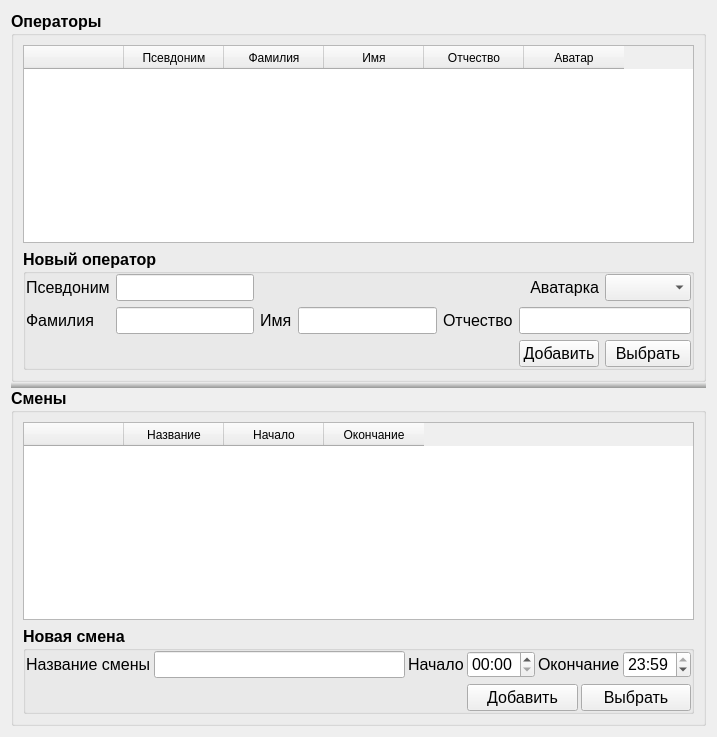
<?xml version="1.0" encoding="UTF-8"?>
<ui version="4.0">
 <class>SPRSmenasUsersPropertyWidget</class>
 <widget class="QWidget" name="SPRSmenasUsersPropertyWidget">
  <property name="windowModality">
   <enum>Qt::ApplicationModal</enum>
  </property>
  <property name="geometry">
   <rect>
    <x>0</x>
    <y>0</y>
    <width>717</width>
    <height>737</height>
   </rect>
  </property>
  <property name="font">
   <font>
    <pointsize>12</pointsize>
    <weight>75</weight>
    <bold>true</bold>
   </font>
  </property>
  <property name="windowTitle">
   <string>Form</string>
  </property>
  <property name="styleSheet">
   <string notr="true">QSplitter::handle:horizontal {
   width: 6px;
	background: qlineargradient(spread:pad, x1:0, y1:0, x2:1, y2:0, stop:0 rgb(242, 242, 242), stop:1 rgb(149, 150, 149))
}

QSplitter::handle:vertical {
    height: 6px;
	background: qlineargradient(spread:pad, x1:0, y1:1, x2:0, y2:0, stop:0 rgb(149, 150, 149), stop:1 rgb(242, 242, 242))
}</string>
  </property>
  <layout class="QVBoxLayout" name="verticalLayout">
   <item>
    <widget class="QSplitter" name="splitter">
     <property name="orientation">
      <enum>Qt::Vertical</enum>
     </property>
     <property name="childrenCollapsible">
      <bool>false</bool>
     </property>
     <widget class="QGroupBox" name="gbUsers">
      <property name="font">
       <font>
        <pointsize>12</pointsize>
        <weight>75</weight>
        <bold>true</bold>
       </font>
      </property>
      <property name="title">
       <string>Операторы</string>
      </property>
      <layout class="QVBoxLayout" name="verticalLayout_2">
       <item>
        <widget class="QTableWidget" name="twUsers">
         <property name="font">
          <font>
           <pointsize>12</pointsize>
          </font>
         </property>
         <column>
          <property name="text">
           <string/>
          </property>
          <property name="font">
           <font>
            <pointsize>12</pointsize>
           </font>
          </property>
          <property name="icon">
           <iconset resource="icons.qrc">
            <normaloff>:/icons/icons/b_Minus.png</normaloff>:/icons/icons/b_Minus.png</iconset>
          </property>
         </column>
         <column>
          <property name="text">
           <string>Псевдоним</string>
          </property>
         </column>
         <column>
          <property name="text">
           <string>Фамилия</string>
          </property>
         </column>
         <column>
          <property name="text">
           <string>Имя</string>
          </property>
         </column>
         <column>
          <property name="text">
           <string>Отчество</string>
          </property>
         </column>
         <column>
          <property name="text">
           <string>Аватар</string>
          </property>
         </column>
        </widget>
       </item>
       <item>
        <widget class="QGroupBox" name="groupBox">
         <property name="font">
          <font>
           <pointsize>12</pointsize>
           <weight>75</weight>
           <bold>true</bold>
          </font>
         </property>
         <property name="title">
          <string>Новый оператор</string>
         </property>
         <layout class="QGridLayout" name="gridLayout">
          <property name="leftMargin">
           <number>0</number>
          </property>
          <property name="topMargin">
           <number>0</number>
          </property>
          <property name="rightMargin">
           <number>0</number>
          </property>
          <property name="bottomMargin">
           <number>0</number>
          </property>
          <property name="spacing">
           <number>6</number>
          </property>
          <item row="3" column="6">
           <widget class="QWidget" name="widget_2" native="true">
            <layout class="QHBoxLayout" name="horizontalLayout">
             <property name="spacing">
              <number>3</number>
             </property>
             <property name="leftMargin">
              <number>0</number>
             </property>
             <property name="topMargin">
              <number>0</number>
             </property>
             <property name="rightMargin">
              <number>0</number>
             </property>
             <property name="bottomMargin">
              <number>0</number>
             </property>
             <item>
              <widget class="QPushButton" name="bAddUser">
               <property name="font">
                <font>
                 <pointsize>12</pointsize>
                </font>
               </property>
               <property name="text">
                <string>Добавить</string>
               </property>
               <property name="icon">
                <iconset resource="icons.qrc">
                 <normaloff>:/icons/icons/icons8-add-user-group-man-man-80.png</normaloff>:/icons/icons/icons8-add-user-group-man-man-80.png</iconset>
               </property>
               <property name="iconSize">
                <size>
                 <width>32</width>
                 <height>32</height>
                </size>
               </property>
              </widget>
             </item>
            </layout>
           </widget>
          </item>
          <item row="0" column="1">
           <widget class="QLineEdit" name="leNik">
            <property name="font">
             <font>
              <pointsize>12</pointsize>
             </font>
            </property>
           </widget>
          </item>
          <item row="2" column="0">
           <widget class="QLabel" name="label_2">
            <property name="font">
             <font>
              <pointsize>12</pointsize>
             </font>
            </property>
            <property name="text">
             <string>Фамилия</string>
            </property>
           </widget>
          </item>
          <item row="2" column="3">
           <widget class="QLineEdit" name="leName">
            <property name="font">
             <font>
              <pointsize>12</pointsize>
             </font>
            </property>
           </widget>
          </item>
          <item row="2" column="1">
           <widget class="QLineEdit" name="leFamily">
            <property name="font">
             <font>
              <pointsize>12</pointsize>
             </font>
            </property>
           </widget>
          </item>
          <item row="0" column="0">
           <widget class="QLabel" name="label">
            <property name="font">
             <font>
              <pointsize>12</pointsize>
             </font>
            </property>
            <property name="text">
             <string>Псевдоним</string>
            </property>
           </widget>
          </item>
          <item row="2" column="5">
           <widget class="QLabel" name="label_4">
            <property name="font">
             <font>
              <pointsize>12</pointsize>
             </font>
            </property>
            <property name="text">
             <string>Отчество</string>
            </property>
           </widget>
          </item>
          <item row="2" column="2">
           <widget class="QLabel" name="label_3">
            <property name="font">
             <font>
              <pointsize>12</pointsize>
             </font>
            </property>
            <property name="text">
             <string>Имя</string>
            </property>
           </widget>
          </item>
          <item row="0" column="7">
           <widget class="SPRSmileComboBox" name="cbAvatar">
            <property name="font">
             <font>
              <pointsize>12</pointsize>
             </font>
            </property>
            <property name="iconSize">
             <size>
              <width>32</width>
              <height>32</height>
             </size>
            </property>
           </widget>
          </item>
          <item row="0" column="6">
           <widget class="QLabel" name="lId">
            <property name="font">
             <font>
              <pointsize>12</pointsize>
             </font>
            </property>
            <property name="text">
             <string>Аватарка</string>
            </property>
            <property name="alignment">
             <set>Qt::AlignRight|Qt::AlignTrailing|Qt::AlignVCenter</set>
            </property>
           </widget>
          </item>
          <item row="2" column="6" colspan="2">
           <widget class="QLineEdit" name="leParonymic">
            <property name="font">
             <font>
              <pointsize>12</pointsize>
             </font>
            </property>
           </widget>
          </item>
          <item row="3" column="7">
           <widget class="QWidget" name="widget" native="true">
            <layout class="QHBoxLayout" name="horizontalLayout_2">
             <property name="spacing">
              <number>3</number>
             </property>
             <property name="leftMargin">
              <number>0</number>
             </property>
             <property name="topMargin">
              <number>0</number>
             </property>
             <property name="rightMargin">
              <number>0</number>
             </property>
             <property name="bottomMargin">
              <number>0</number>
             </property>
             <item>
              <widget class="QPushButton" name="bSelectUser">
               <property name="font">
                <font>
                 <pointsize>12</pointsize>
                </font>
               </property>
               <property name="text">
                <string>Выбрать</string>
               </property>
               <property name="icon">
                <iconset resource="icons.qrc">
                 <normaloff>:/icons/icons/b_Ok_1.png</normaloff>:/icons/icons/b_Ok_1.png</iconset>
               </property>
               <property name="iconSize">
                <size>
                 <width>32</width>
                 <height>32</height>
                </size>
               </property>
              </widget>
             </item>
            </layout>
           </widget>
          </item>
         </layout>
        </widget>
       </item>
      </layout>
     </widget>
     <widget class="QGroupBox" name="gbSmena">
      <property name="font">
       <font>
        <pointsize>12</pointsize>
        <weight>75</weight>
        <bold>true</bold>
       </font>
      </property>
      <property name="title">
       <string>Смены</string>
      </property>
      <layout class="QVBoxLayout" name="verticalLayout_3">
       <item>
        <widget class="QTableWidget" name="twSmenas">
         <property name="font">
          <font>
           <pointsize>12</pointsize>
          </font>
         </property>
         <column>
          <property name="text">
           <string/>
          </property>
          <property name="font">
           <font>
            <pointsize>12</pointsize>
           </font>
          </property>
          <property name="icon">
           <iconset resource="icons.qrc">
            <normaloff>:/icons/icons/b_Minus.png</normaloff>:/icons/icons/b_Minus.png</iconset>
          </property>
         </column>
         <column>
          <property name="text">
           <string>Название</string>
          </property>
         </column>
         <column>
          <property name="text">
           <string>Начало</string>
          </property>
         </column>
         <column>
          <property name="text">
           <string>Окончание</string>
          </property>
         </column>
        </widget>
       </item>
       <item>
        <widget class="QGroupBox" name="groupBox_2">
         <property name="font">
          <font>
           <pointsize>12</pointsize>
           <weight>75</weight>
           <bold>true</bold>
          </font>
         </property>
         <property name="title">
          <string>Новая смена</string>
         </property>
         <layout class="QGridLayout" name="gridLayout_2">
          <property name="leftMargin">
           <number>0</number>
          </property>
          <property name="topMargin">
           <number>0</number>
          </property>
          <property name="rightMargin">
           <number>0</number>
          </property>
          <property name="bottomMargin">
           <number>0</number>
          </property>
          <property name="horizontalSpacing">
           <number>3</number>
          </property>
          <property name="verticalSpacing">
           <number>6</number>
          </property>
          <item row="0" column="3">
           <widget class="QTimeEdit" name="leBegin">
            <property name="font">
             <font>
              <pointsize>12</pointsize>
             </font>
            </property>
            <property name="displayFormat">
             <string>HH:mm</string>
            </property>
           </widget>
          </item>
          <item row="0" column="4">
           <widget class="QLabel" name="label_7">
            <property name="font">
             <font>
              <pointsize>12</pointsize>
             </font>
            </property>
            <property name="text">
             <string>Окончание</string>
            </property>
           </widget>
          </item>
          <item row="0" column="2">
           <widget class="QLabel" name="label_6">
            <property name="font">
             <font>
              <pointsize>12</pointsize>
             </font>
            </property>
            <property name="text">
             <string>Начало</string>
            </property>
           </widget>
          </item>
          <item row="0" column="0">
           <widget class="QLabel" name="label_5">
            <property name="font">
             <font>
              <pointsize>12</pointsize>
             </font>
            </property>
            <property name="text">
             <string>Название смены</string>
            </property>
           </widget>
          </item>
          <item row="0" column="5">
           <widget class="QTimeEdit" name="leEnd">
            <property name="font">
             <font>
              <pointsize>12</pointsize>
             </font>
            </property>
            <property name="displayFormat">
             <string>HH:mm</string>
            </property>
            <property name="calendarPopup">
             <bool>false</bool>
            </property>
            <property name="time">
             <time>
              <hour>23</hour>
              <minute>59</minute>
              <second>59</second>
             </time>
            </property>
           </widget>
          </item>
          <item row="0" column="1">
           <widget class="QLineEdit" name="leSmenaName">
            <property name="font">
             <font>
              <pointsize>12</pointsize>
             </font>
            </property>
           </widget>
          </item>
          <item row="1" column="3" colspan="3">
           <widget class="QWidget" name="widget_3" native="true">
            <layout class="QHBoxLayout" name="horizontalLayout_3">
             <property name="spacing">
              <number>3</number>
             </property>
             <property name="leftMargin">
              <number>0</number>
             </property>
             <property name="topMargin">
              <number>0</number>
             </property>
             <property name="rightMargin">
              <number>0</number>
             </property>
             <property name="bottomMargin">
              <number>0</number>
             </property>
             <item>
              <widget class="QPushButton" name="bAddSmena">
               <property name="font">
                <font>
                 <pointsize>12</pointsize>
                </font>
               </property>
               <property name="text">
                <string>Добавить</string>
               </property>
               <property name="icon">
                <iconset resource="icons.qrc">
                 <normaloff>:/icons/icons/filenew.png</normaloff>:/icons/icons/filenew.png</iconset>
               </property>
               <property name="iconSize">
                <size>
                 <width>32</width>
                 <height>32</height>
                </size>
               </property>
              </widget>
             </item>
             <item>
              <widget class="QPushButton" name="bSelectSmena">
               <property name="font">
                <font>
                 <pointsize>12</pointsize>
                </font>
               </property>
               <property name="text">
                <string>Выбрать</string>
               </property>
               <property name="icon">
                <iconset resource="icons.qrc">
                 <normaloff>:/icons/icons/b_Ok_1.png</normaloff>:/icons/icons/b_Ok_1.png</iconset>
               </property>
               <property name="iconSize">
                <size>
                 <width>32</width>
                 <height>32</height>
                </size>
               </property>
              </widget>
             </item>
            </layout>
           </widget>
          </item>
         </layout>
        </widget>
       </item>
      </layout>
     </widget>
    </widget>
   </item>
  </layout>
 </widget>
 <customwidgets>
  <customwidget>
   <class>SPRSmileComboBox</class>
   <extends>QComboBox</extends>
   <header>sprsmilecombobox.h</header>
  </customwidget>
 </customwidgets>
 <resources>
  <include location="icons.qrc"/>
 </resources>
 <connections/>
</ui>
